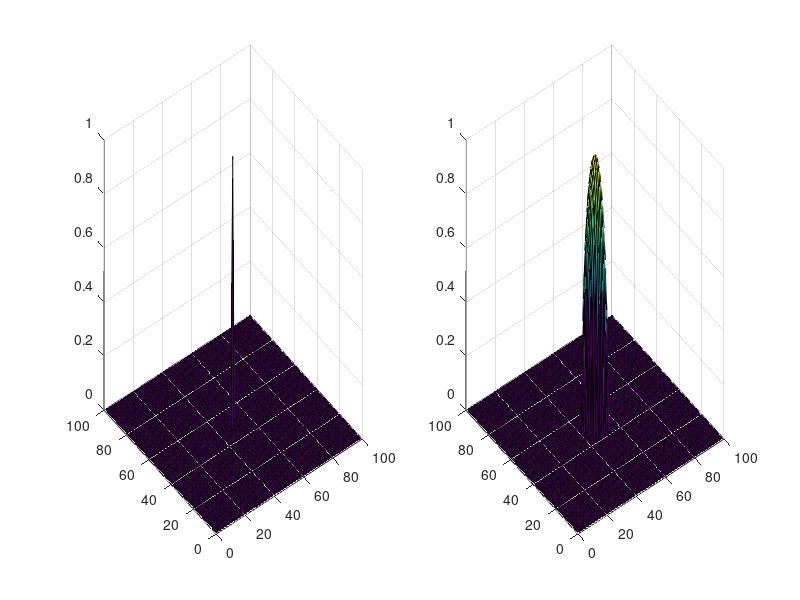

Reproduce this figure in MATLAB.
lim=0:100;
[x,y]=meshgrid(lim,lim);
z1=zeros(size(x));
z1(mean(lim),mean(lim))=1;
z2=(50-(x-mean(lim)).^2-(y-mean(lim)).^2);
z2(z2<0)=0;
z2=z2.^0.5;
z2=z2/(max(max(z2)));
figure;
subplot(1,2,1);
surf(x,y,z1);
subplot(1,2,2);
surf(x,y,z2);

